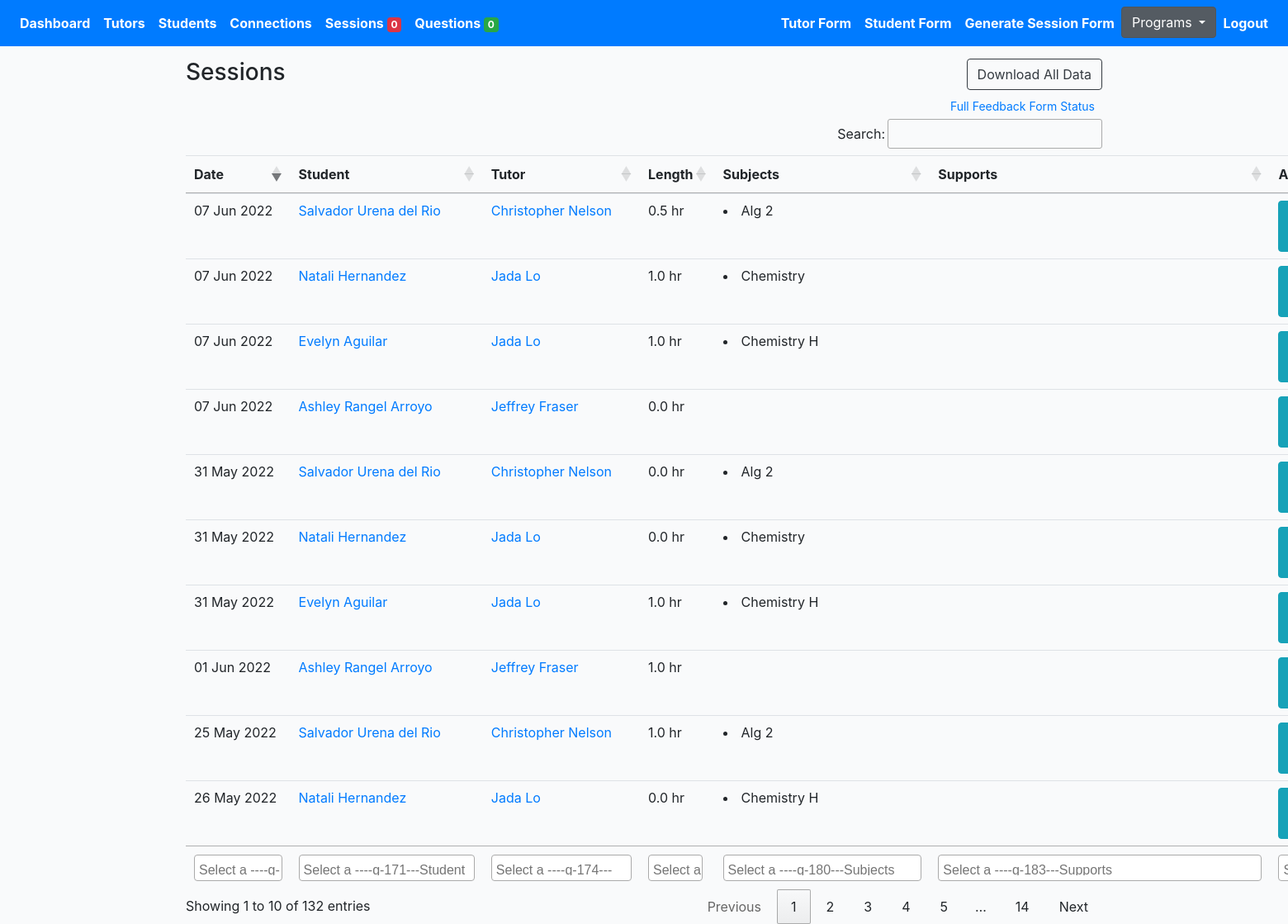
/tutoring/sessions/ (signed in), run on the app's committed database.
### profiles/models.py (models this page shows, shortened)
class Session(models.Model):
    connection = models.ForeignKey(Connection, on_delete=models.CASCADE)
    meet = models.IntegerField(null=True, blank=True)
    length = models.FloatField(null=True, blank=True)
    subjects = models.ManyToManyField(Subject, blank=True, related_name='sessionsubjects')
    updated = models.DateTimeField(auto_now=True, null=True, blank=True)
    created = models.DateTimeField(auto_now_add=True)
    help = models.TextField(null=True, blank=True, max_length=1000)
    support = models.ManyToManyField(Support, blank=True, related_name='supports')
    othersupport = models.CharField(null=True, blank=True, max_length=200)
    rate = models.IntegerField(null=True, blank=True)
    productivity = models.IntegerField(null=True, blank=True)
    question = models.TextField(null=True, blank=True, max_length=1000)
    disconnect = models.CharField(null=True, blank=True, max_length=200, choices=CONT_STATUS_CHOICES)
    submit_status = models.BooleanField(default=False)
    flag = models.BooleanField(default=False)
    reason_disconnect= models.TextField(null=True, blank=True, max_length=1000)
    urgent_check = models.BooleanField(default=False)
    def get_subjects(self):
        return self.subjects.all()
    def get_supports(self):
        return self.support.all()
    def get_absolute_url(self):
        return reverse("profiles:session-detail-view", kwargs={"pk": self.pk})

class Connection(models.Model):
    created = models.DateTimeField(auto_now_add=True)
    student = models.ForeignKey(Profile, on_delete=models.CASCADE, related_name='student')
    tutor = models.ForeignKey(Profile, on_delete=models.CASCADE, related_name='tutor')
    status = models.CharField(max_length=200, choices=STATUS_CHOICES)
    updated = models.DateTimeField(auto_now=True)
    flag = models.BooleanField(default=False)
    note = models.TextField(null=True, blank=True, max_length=1000)

class Profile(models.Model):
    role = models.CharField(max_length=200, choices=ROLE_CHOICES_PROFILE, null=True)
    avatar = models.ImageField(default='avatar.png', upload_to='avatars/')
    first_name = models.CharField(max_length=200, blank=True)
    last_name = models.CharField(max_length=200, blank=True)
    email = models.EmailField(max_length=200, blank=True)
    student_grade = models.CharField(null=True, blank=True, max_length=200, choices=STUDENT_GRADE_CHOICES)
    grade = models.CharField(null=True, blank=True, max_length=200, choices=GRADE_CHOICES)
    academic_advisor = models.ForeignKey(Academicadvisor, null=True, blank=True, on_delete=models.CASCADE, related_name='academic_advisor')
    academic_advisor_email = models.EmailField(max_length=200, blank=True)
    subjects = models.ManyToManyField(Subject, blank=True, related_name='subjects')
    school = models.CharField(max_length=200, blank=True)
    friends = models.ManyToManyField("self", blank=True, related_name='testfriends')
    updated = models.DateTimeField(auto_now=True)
    created = models.DateTimeField(auto_now_add=True)
    slug = models.SlugField(unique=True, blank=True)
    flag = models.BooleanField(default=False)
    parent1_first_name = models.CharField(max_length=200, blank=True)
    parent1_last_name = models.CharField(max_length=200, blank=True)
    parent1_phone = models.CharField(max_length=200, blank=True)
    parent1_email = models.EmailField(max_length=200, blank=True)
    student_capacity = models.IntegerField(null=True, blank=True)
    phone = models.CharField(max_length=200, blank=True)
    question = models.TextField(null=True, blank=True, max_length=1000)
    languages = models.ManyToManyField(Language, blank=True, related_name='subjects')
    comfortable_share_phone = models.BooleanField(default=False)
    permission_share_grade = models.BooleanField(default=False)
    optional_school_loop_profile_link = models.TextField(null=True, blank=True, max_length=500)
    optional_school_loop_username = models.TextField(null=True, blank=True, max_length=500)
    optional_school_loop_password = models.TextField(null=True, blank=True, max_length=500)
    parent_languages = models.CharField(null=True, blank=True, max_length=200, choices=LANGUAGE_CHOICES)
    age = models.IntegerField(null=True, blank=True)
    ethnic = models.CharField(null=True, blank=True, max_length=200, choices=ETHNIC_CHOICES)
    note = models.TextField(null=True, blank=True, max_length=1000)
    interest = models.ManyToManyField(Interest, blank=True, related_name='interest')
    check = models.CharField(null=True, blank=True, max_length=200, choices=YES_NO)
    status = models.CharField(null=True, blank=True, max_length=200, choices=PROFILE_STATUS, default='active')
    connect_virtual = models.BooleanField(default=False)
    def get_absolute_url(self):
        return reverse("profiles:profile-detail-view", kwargs={"slug": self.slug})
    __initial_first_name = None
    __initial_last_name = None
    def __init__(self, *args, **kwargs):
        super().__init__(*args, **kwargs)
        self.__initial_first_name = self.first_name
        self.__initial_last_name = self.last_name

class Subject(models.Model):
    name = models.CharField(max_length=200, blank=True)
    def __str__(self):
        return self.name

### profiles/views.py (the view)
# urls.py: path('sessions/', SessionListView.as_view(), name='session-list'),
@method_decorator(login_required, name='dispatch')
@method_decorator(allowed_users(allowed_roles=['tutor', 'admin']), name='dispatch')
class SessionListView(ListView):
    model = Session
    template_name = 'tutor/session-list.html'
    def get_queryset(self):
        qs = Session.objects.filter(submit_status=True).order_by('-created')
        return qs

### cprofiles/context_processors.py (called while the page is built)
def choice_question(request):
    if(request.user.id):
        choice_unanswered_question_num = Question.objects.filter(status="UNANSWERED").count()
        choice_session_flag_num = Session.objects.filter(flag=True).count()
        return {
            'choice_unanswered_question_num' : choice_unanswered_question_num,
            'choice_session_flag_num' : choice_session_flag_num
        }
    return {}

### middleschool/context_processors.py (called while the page is built)
def middle_school_question(request):
    if(request.user.id):
        middle_school_unanswered_question_num = Question.objects.filter(status="UNANSWERED").count()
        middle_school_session_flag_num = Session.objects.filter(flag=True).count()
        return {
            'middle_school_unanswered_question_num' : middle_school_unanswered_question_num,
            'middle_school_session_flag_num' : middle_school_session_flag_num
        }
    return {}

### mprofiles/context_processors.py (called while the page is built)
def mentor_question(request):
    if(request.user.id):
        mentor_unanswered_question_num = Question.objects.filter(status="UNANSWERED").count()
        mentor_session_flag_num = Session.objects.filter(flag=True).count()
        return {
            'mentor_unanswered_question_num' : mentor_unanswered_question_num,
            'mentor_session_flag_num' : mentor_session_flag_num
        }
    return {}

### profiles/context_processors.py (called while the page is built)
def high_school_question(request):
    if(request.user.id):
        high_school_unanswered_question_num = Question.objects.filter(status="UNANSWERED").count()
        high_school_session_flag_num = Session.objects.filter(flag=True).count()
        return {
            'high_school_unanswered_question_num' : high_school_unanswered_question_num,
            'high_school_session_flag_num' : high_school_session_flag_num
        }
    return {}

### profiles/models.py (called while the page is built)
    def __str__(self):
        return self.name

### templates/tutor/session-list.html (shortened to what this page needs)
{% extends 'base.html' %}
{% load static %}
{% block stylesheet %}{% static '/css/my_invites.css' %}{% endblock %}
{% block content %}
<div class="row">
    <div class="col-auto mr-auto">
        <h3>Sessions</h3>
    </div>
    <div class="col-auto">
        <div class="btn-group" role="group" aria-label="Basic example">
            <form action="{% url 'profiles:export-tutoring-session-list' %}" method="POST">
                <button type="submit" class="btn btn-outline-dark">Download All Data</button>
            </form>
        </div>
    </div>
</div>
<a href="{% url 'profiles:feedback-form-status'%}"><button style="float: right" type="button" class="btn btn-link btn-sm">Full Feedback Form Status</button></a>
<div class="table-responsive-lg">
    <table id="myTable" class="table">
        <thead>
            <tr>
                <th scope="col">Date</th>
                <th scope="col">Student</th>
                <th scope="col">Tutor</th>
                <th scope="col">Length</th>
                <th scope="col">Subjects</th>
                <th scope="col">Supports</th>
                <th scope="col">Action</th>
            </tr>
        </thead>
        <tfoot>
            <tr>
                <th>Date</th>
                <th>Student</th>
                <th>Tutor</th>
                <th>Length</th>
                <th>Subjects</th>
                <th>Supports</th>
                <th>Action</th>
            </tr>
        </tfoot>
        <tbody>
            {% for obj in object_list %}
            <tr>
                <td>{{obj.updated|date:"d M Y"}}</td>
                <td><a href="{{obj.connection.student.get_absolute_url}}">{{obj.connection.student.first_name}}
                        {{obj.connection.student.last_name}}</a></td>
                <td><a href="{{obj.connection.tutor.get_absolute_url}}">{{obj.connection.tutor.first_name}}
                        {{obj.connection.tutor.last_name}}</a></td>
                <td>{{obj.length}} hr</td>
                <td>{% for subject in obj.get_subjects %}<li>{{subject}} </li>{% endfor %}
                </td>
                <td>{% for support in obj.get_supports %}<li>{{support}} </li>{% endfor %}
                </td>
                <td>
                    <a href="{{obj.get_absolute_url}}"><button type="submit" class="btn btn-info">View Full Form</button></a>
                </td>
            </tr>
            {% endfor %}
        </tbody>
    </table>
</div>
{% endblock content %}

### core/static/css/base.css (style rules this page uses)
body { background:#FAFAFA; }

### core/static/css/my_invites.css (style rules this page uses)
body { margin-top:20px; background:#FAFAFA; }
body { background-color: #f9fafb; margin-top:0px; }

### data on the page
Session: updated "07 Jun 2022", connection.student.first_name "Salvador", connection.student.last_name "Urena del Rio", connection.tutor.first_name "Christopher", connection.tutor.last_name "Nelson", length "0.5"
Subject: name "Alg 2"
Session: updated "07 Jun 2022", connection.student.first_name "Natali", connection.student.last_name "Hernandez", connection.tutor.first_name "Jada", connection.tutor.last_name "Lo", length "1.0"
Subject: name "Chemistry"
Session: updated "07 Jun 2022", connection.student.first_name "Evelyn", connection.student.last_name "Aguilar", connection.tutor.first_name "Jada", connection.tutor.last_name "Lo", length "1.0"
Subject: name "Chemistry H"
Session: updated "07 Jun 2022", connection.student.first_name "Ashley", connection.student.last_name "Rangel Arroyo", connection.tutor.first_name "Jeffrey", connection.tutor.last_name "Fraser", length "0.0"
Session: updated "31 May 2022", connection.student.first_name "Salvador", connection.student.last_name "Urena del Rio", connection.tutor.first_name "Christopher", connection.tutor.last_name "Nelson", length "0.0"
Session: updated "31 May 2022", connection.student.first_name "Natali", connection.student.last_name "Hernandez", connection.tutor.first_name "Jada", connection.tutor.last_name "Lo", length "0.0"
Session: updated "31 May 2022", connection.student.first_name "Evelyn", connection.student.last_name "Aguilar", connection.tutor.first_name "Jada", connection.tutor.last_name "Lo", length "1.0"
Session: updated "01 Jun 2022", connection.student.first_name "Ashley", connection.student.last_name "Rangel Arroyo", connection.tutor.first_name "Jeffrey", connection.tutor.last_name "Fraser", length "1.0"
Session: updated "25 May 2022", connection.student.first_name "Salvador", connection.student.last_name "Urena del Rio", connection.tutor.first_name "Christopher", connection.tutor.last_name "Nelson", length "1.0"
Session: updated "26 May 2022", connection.student.first_name "Natali", connection.student.last_name "Hernandez", connection.tutor.first_name "Jada", connection.tutor.last_name "Lo", length "0.0"

### other printed values
{{ high_school_session_flag_num }} "0"
{{ high_school_unanswered_question_num }} "0"
